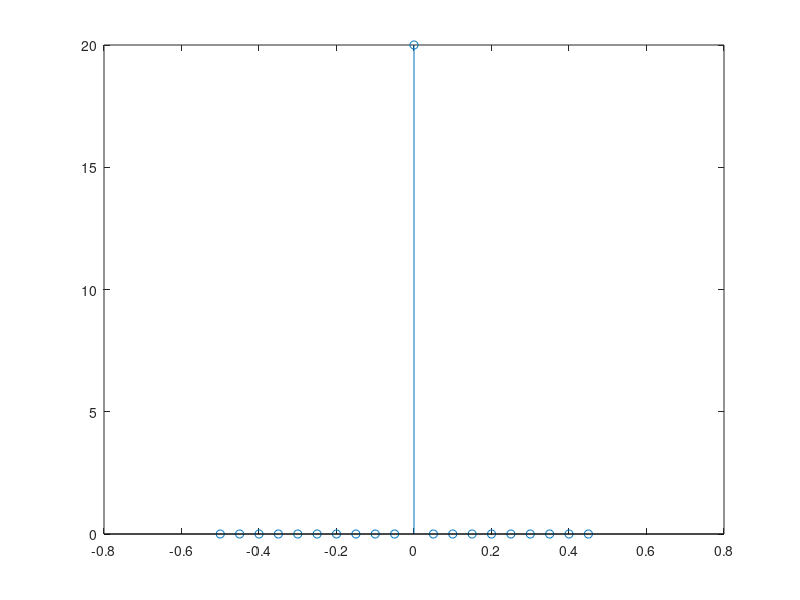
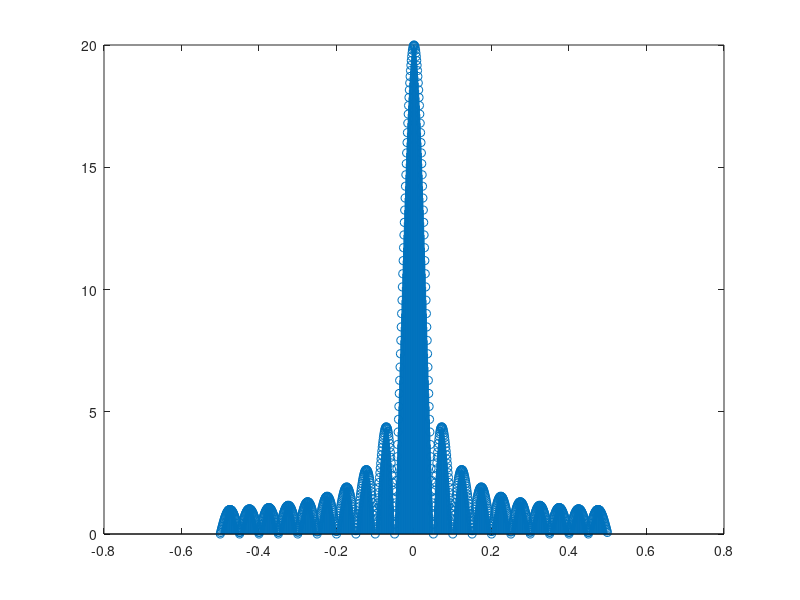

Write MATLAB code to recreate these figures, in order.
% Es 16

% Given a FIR filter h(n) = 1, n in [0, 19].
% Evaluate the DFT of the filter
% Visualize the DFT versus normalized frequency [0.5, 0.5).
% Pad the array with zeros until reaching 100 samples.
% Evaluate the DFT of the padded h(n) and visualize it.
% Are the two DFTs equal? Comment on the results.

close all
clearvars
clc

%% define signals

h = ones(1, 20);
N = length(h);
n_h = 0:N-1;

%% fft result

H_f = fft(h);

figure, stem((n_h)./N - .5, fftshift(abs(H_f)))

%% padding with zeros

num_zeros = 1000 - N;
h_pad = padarray(h, [0, num_zeros], 'post');
N_pad = length(h_pad);

H_pad = fft((h_pad));

figure, stem([0:(N_pad - 1)]./(N_pad) - .5, fftshift(abs(H_pad)));

% padding with zeros = convolve in frequency domain by a periodic sinc...
% We are interpolating samples, increasing the density of Fourier spectrum
